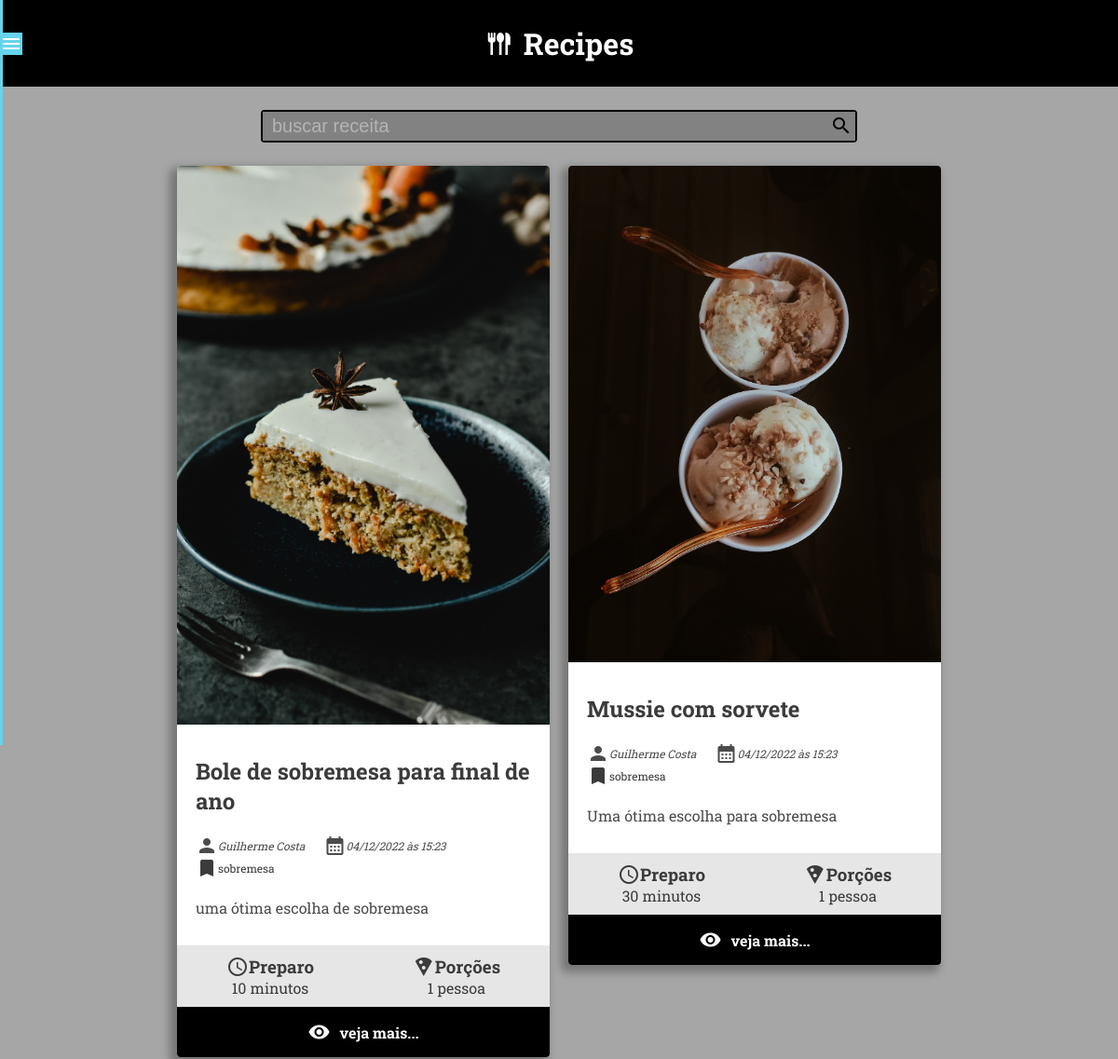
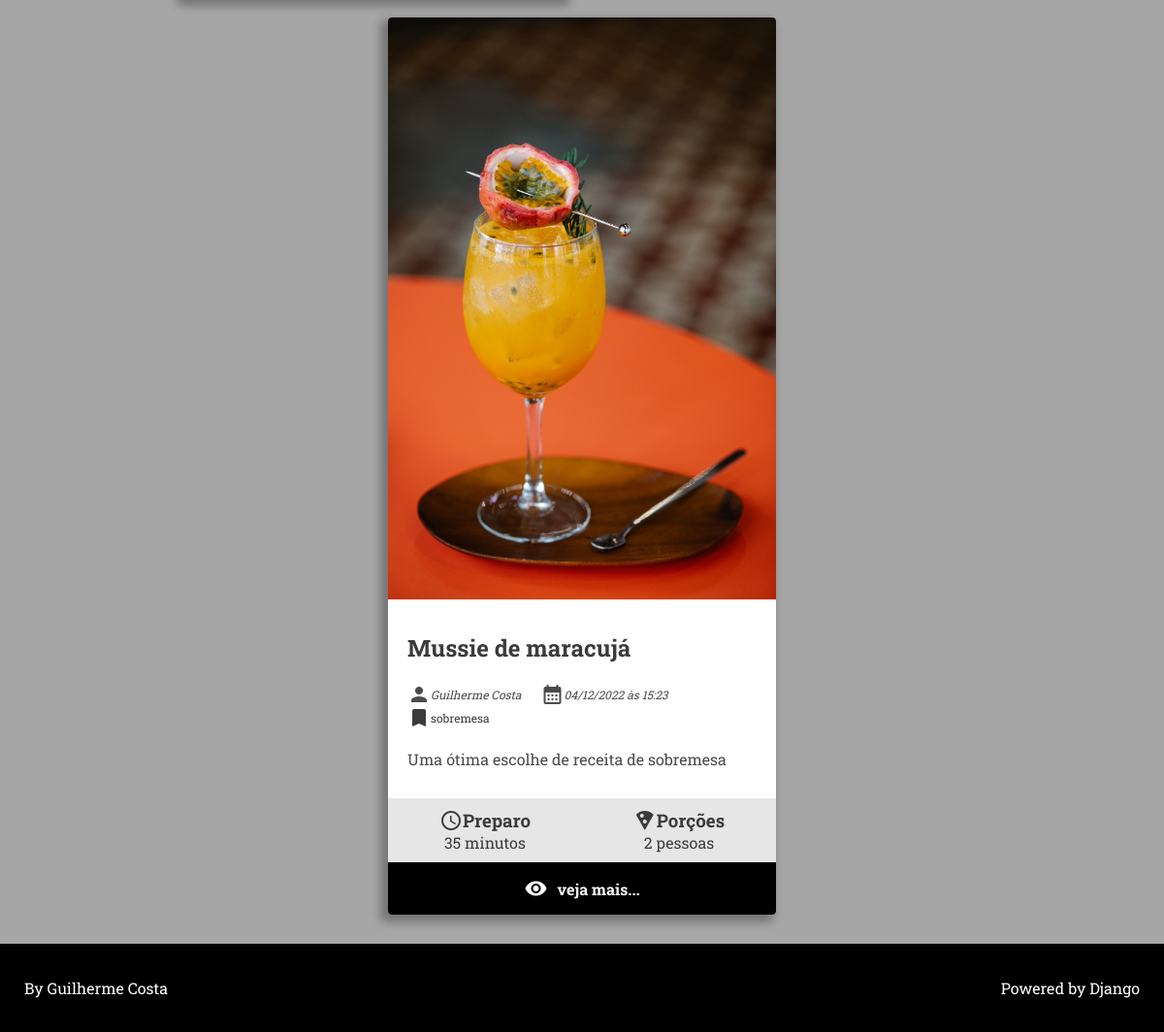
The page /recipe/category/5/ on the database its author committed (2 pictures, top to bottom).
### recipes/models.py (models this page shows, shortened)
class Recipe(models.Model):
    title = models.CharField(max_length=65,)
    description = models.CharField(max_length=165,)
    slug = models.SlugField(max_length=65, unique=True)
    preparation_time = models.IntegerField()
    preparation_time_unit = models.CharField(max_length=165,)
    servings = models.IntegerField()
    servings_unit = models.CharField(max_length=65,)
    preparation_steps = models.TextField()
    preparation_steps_is_html = models.BooleanField(default=False)
    created_at = models.DateTimeField(auto_now_add=True)
    updated_at = models.DateTimeField(auto_now=True)
    is_published = models.BooleanField(default=False)
    cover = models.ImageField(upload_to='recipes/covers/%Y/%m/%d/',
                              blank=True,
                              default='',
                              )
    category = models.ForeignKey(Category,
                                 on_delete=models.SET_NULL,
                                 null=True,
                                 blank=True,
                                 default=None,
                                 )
    author = models.ForeignKey(User,
                               on_delete=models.SET_NULL,
                               null=True,
                               blank=True,
                               default=None,
                               )

class Category(models.Model):
    name = models.CharField(max_length=65,
                            verbose_name='Nome',
                            )

### recipes/views.py (the view)
# urls.py: path('recipe/category/<int:id>/', views.category, name='category'),
def category(request, id) -> render:
    recipe: list = get_list_or_404(Recipe.objects.filter(category__id=id,
                                                         is_published=True,
                                                         ).order_by('-id'))
    return render(request, 'recipes/pages/category.html', context={
        'recipes': recipe,
        'title': f"{recipe[0].category.name} - Category",
    })

### recipes/templates/recipes/pages/category.html (shortened to what this page needs)
{% extends 'global/base.html' %}
{% block content %}
<div class="main-content main-content-list">
    {% for recipe in recipes %}
        {% include "recipes/partials/recipe.html" %}
    {% endfor %}
</div>
{% endblock content %}

### recipes/templates/recipes/partials/recipe.html
<div class="card-container">
    {% include 'recipes/partials/_details-recipe.html' %}
</div>

### recipes/templates/recipes/partials/_details-recipe.html (shortened to what this page needs)
{% if recipe.cover %}
    <a href="{% url 'recipes:recipe' recipe.id %}">
        <img class="card-image" src="{{ recipe.cover.url }}" alt="temp image">
    </a>
{% endif %}
<section class="box-card-info">
    <a href="{% url 'recipes:recipe' recipe.id %}">
        <h2 class="card-title">{{ recipe.title }}</h2>
    </a>
    <div class="card-details">
        {% if recipe.author is not None %}
            <div>
                <span class="material-icons card-user-icon">person</span>
                {% if recipe.author.first_name %}
                    <span class="card-username">{{ recipe.author.first_name }} {{recipe.author.last_name}}</span>
                {% else %}
                    <span class="card-username">{{ recipe.author.username }}</span>
                {% endif %}
            </div>
        {% endif %}
        <div>
            <span class="material-icons card-calendar-icon">&#xebcc</span>
            <span class="card-date">{{ recipe.created_at|date:"d/m/Y" }} às {{ recipe.created_at|date:"H:i" }}</span>
        </div>
        {% if recipe.category.id %}
            <div>
                <a href="{% url 'recipes:category' recipe.category.id %}" class="flex-details">
                    <span class="material-icons">bookmark</span>
                    <span class="card-group">{{ recipe.category.name }}</span>
                </a>
            </div>
        {% endif %}
        <div class="prev-text-card">
            <p>{{ recipe.description }}</p>
        </div>
    </div>
</section>
<section class="box-card-preparation">
    <div class="card-time-preparation">
        <h3><span class="material-icons">&#xe8b5</span>Preparo</h3>
        <p>{{ recipe.preparation_time }} {{ recipe.preparation_time_unit }}</p>
    </div>
    <div class="card-portion">
        <h3><span class="material-icons">&#xe552</span>Porções</h3>
        <p>{{ recipe.servings }} {{ recipe.servings_unit }}</p>
    </div>
</section>
{% if recipe_details is not True %}
    <footer class="card-footer">
        <div class="card-footer-details">
            <a href="{% url 'recipes:recipe' recipe.id %}">
                <span class="material-icons">&#xe8f4</span>
                <h4>veja mais...</h4>
            </a>
        </div>
    </footer>
{% endif %}

### recipes/static/recipes/css/style.css (style rules this page uses)
:root { --default-font: 'Roboto Slab', serif; --bg-header-footer: black; --text-header-footer: white; --bg-menu: #65D4EB; --bg-content: #A6A6A6; --bg-input-search: #828282; --bg-card-details: #E6E6E6; --text-white: white; --text-card: #3b3b3b; --text-card-details: #4b4b4b; }
* { margin: 0; padding: 0; box-sizing: border-box; }
html { height: 100%; }
body { font-family: var(--default-font); background-color: var(--bg-content); height: 100%; display: flex; flex-direction: column; justify-content: space-between; }
.main-content { padding: 0 2%; display: flex; flex-flow: row wrap; justify-content: center; align-items: flex-start; gap: 20px; }
.card-container { width: 100%; max-width: 400px; background-color: white; box-shadow: -5px 5px 10px 3px rgba(0, 0, 0, 0.295); border-radius: 4px; overflow: hidden; transition: all 300ms ease; }
.card-image { width: 100%; }
.box-card-info { padding: 30px 20px; }
.box-card-info a { text-decoration: none; font-style: normal; color: var(--text-card); }
.card-title { padding-bottom: 20px; }
.card-details { font-size: 12px; font-style: italic; color: var(--text-card-details); display: flex; justify-content: flex-start; align-items: center; flex-flow: wrap; }
.card-details > .prev-text-card { width: 100%; margin-top: 20px; font-size: 16px; font-style: normal; }
.card-details > div { display: flex; align-items: center; margin-right: 20px; }
.flex-details { display: flex; align-items: center; }
.card-group { cursor: pointer; }
.box-card-preparation { display: flex; justify-content: space-around; align-items: center; flex-wrap: wrap; background-color: var(--bg-card-details); padding: 10px 0; }
.box-card-preparation div { text-align: center; color: var(--text-card); }
.box-card-preparation h3 { display: flex; align-items: center; }
.card-footer { background-color: black; padding: 15px 0; }
.card-footer-details a { display: flex; align-items: center; justify-content: center; text-decoration: none; color: white; }
.card-footer-details span { padding-right: 10px; }

### rows shown on the page
Recipe: cover (picture), title "Bole de sobremesa para final de ano", author.first_name "Guilherme", author.last_name "Costa", created_at "04/12/2022", created_at "15:23", category.name "sobremesa", description "uma ótima escolha de sobremesa", preparation_time "10", preparation_time_unit "minutos", servings "1", servings_unit "pessoa"
Recipe: cover (picture), title "Mussie com sorvete", author.first_name "Guilherme", author.last_name "Costa", created_at "04/12/2022", created_at "15:23", category.name "sobremesa", description "Uma ótima escolha para sobremesa", preparation_time "30", preparation_time_unit "minutos", servings "1", servings_unit "pessoa"
Recipe: cover (picture), title "Mussie de maracujá", author.first_name "Guilherme", author.last_name "Costa", created_at "04/12/2022", created_at "15:23", category.name "sobremesa", description "Uma ótima escolhe de receita de sobremesa", preparation_time "35", preparation_time_unit "minutos", servings "2", servings_unit "pessoas"
